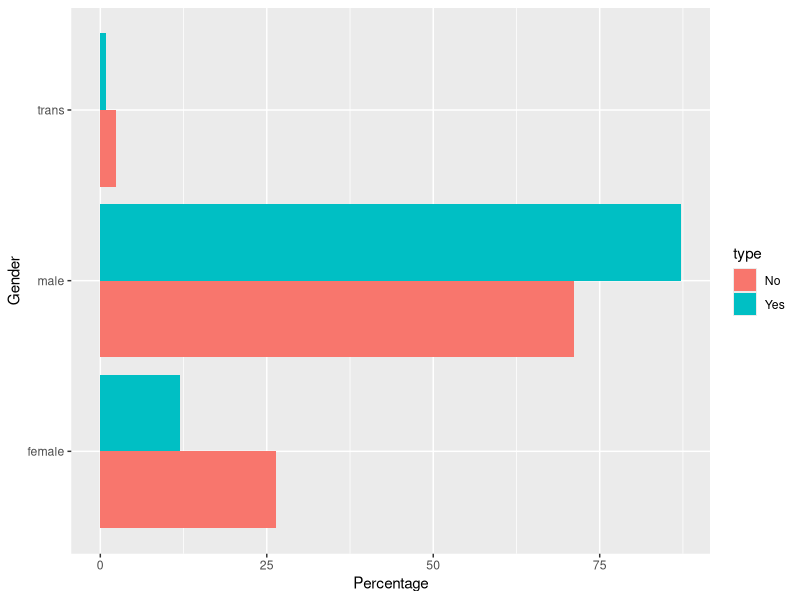

This figure's R source:
if (!require(tidyverse))
  install.packages('tidyverse')
library(tidyverse)
# require(tidyverse)
df <- read.csv("cleansurvey.csv")
# df$Age<-cut(df$Age, c(-Inf,20,35,65,Inf))

# gender_table <- table(df$Gender,df$treatment)
# for (i in 1:length(df)) {
#   aux <- prop.table(table(df$treatment, df[,i]), 1) * 100

# df <- lapply(df,table)
# solution <- as.data.frame(table(unlist(df)))
# mytable <- table(solution)
# table(df)
aux <- prop.table(table(df$treatment, df$Gender),1)*100

nom <- colnames(aux)
type <- c(rep("Yes", ncol(aux)), rep("No", ncol(aux)))
val <- append(aux[1,], aux[2,])
df.aux <- data.frame(nom = nom, type = type , val = val)

g <- ggplot() +
  # geom_bar(mapping = aes(gender_table))
  geom_bar(
    data = df.aux,
    aes(x = nom, y = val, fill = type),
    stat = 'identity',
    position = 'dodge'
  ) +
  coord_flip() +
  labs(
    x = "Gender",
    y = "Percentage"
    # title = paste(names(df[i]), "Frequency", sep = " ")
  )
print(g)
# }